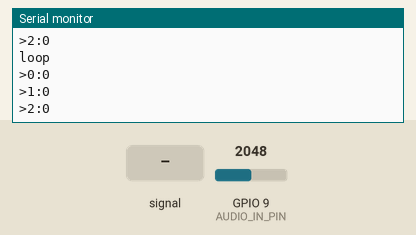
A program run on a simulated ESP32-S2. Parts: the last lines printed to the serial monitor. The inputs (shaded band) are chosen by the test bench; at power-on: GPIO 9 (AUDIO_IN_PIN) = 2048.

Above: at 1.2 s.
1.3 s: GPIO 9 (AUDIO_IN_PIN) fed a 200 Hz sine of ±327 counts around its level
2.8 s: GPIO 9 (AUDIO_IN_PIN) set to 2866
At 2.82 s:
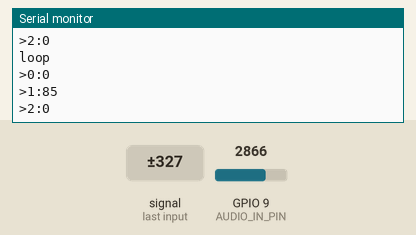
4.3 s: GPIO 9 (AUDIO_IN_PIN) fed a 1000 Hz sine of ±1023 counts around its level
5.8 s: GPIO 9 (AUDIO_IN_PIN) set to 3603
At 5.92 s:
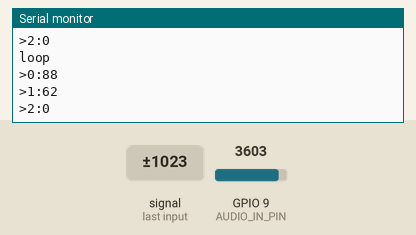
Timing chart, 0 to 8.3 s (numbered marks = the images above; inputs shaded):
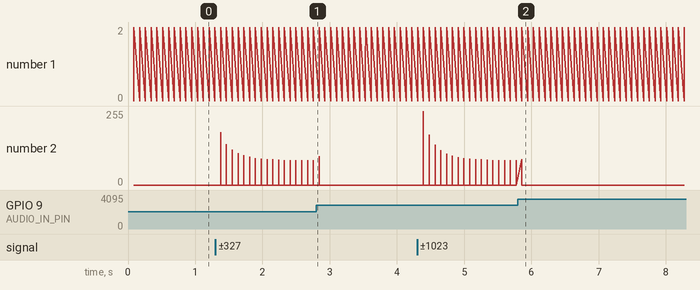

The program:

main.cpp
```cpp
#include <arduinoFFT.h>

#define SAMPLES 512             // Must be a power of 2
#define SAMPLING_FREQ 40000     // Hz, must be 40000 or less due to ADC conversion time. Determines maximum frequency that can be analysed by the FFT Fmax=sampleF/2.
#define AUDIO_IN_PIN GPIO_NUM_9 // Signal in on this pin

#define NOISE 4000 // Used as a crude noise filter, values below this are ignored

// Sampling and FFT stuff
unsigned int sampling_period_us;

const uint8_t BAND_NUM = 3;
int steps[BAND_NUM] = {5, 96, 256};
long bands[BAND_NUM] = {0, 0, 0};
long avgMax[BAND_NUM] = {0, 0, 0};
long noises[BAND_NUM] = {32000, 20000, 4000};

double vReal[SAMPLES];
double vImag[SAMPLES];
unsigned long newTime;
arduinoFFT FFT = arduinoFFT(vReal, vImag, SAMPLES, SAMPLING_FREQ);

void setup()
{
    pinMode(AUDIO_IN_PIN, INPUT);
    Serial.begin(115200);

    sampling_period_us = round(1000000 * (1.0 / SAMPLING_FREQ));
}

void loop()
{
    // Reset bandValues[]
    for (int i = 0; i < BAND_NUM; i++)
    {
        bands[i] = 0;
    }

    // Sample the audio pin
    for (int i = 0; i < SAMPLES; i++)
    {
        newTime = micros();
        vReal[i] = analogRead(AUDIO_IN_PIN); // A conversion takes about 9.7uS on an ESP32
        vImag[i] = 0;
        while ((micros() - newTime) < sampling_period_us)
        { /* chill */
        }
    }

    // ВЫЧИСЛЕНИЕ БПФ
    FFT.DCRemoval();
    FFT.Windowing(FFT_WIN_TYP_HAMMING, FFT_FORWARD);
    FFT.Compute(FFT_FORWARD);
    FFT.ComplexToMagnitude();

    // ГРУППИРОВКА ДАННЫХ ПО ПОЛОСАМ
    long curMax = NOISE << 4;
    for (int i = 2; i < SAMPLES / 2; i++)
    {
        if (i <= 4 && vReal[i] > noises[0])
        {
            bands[0] += (long)vReal[i];
        }
        else if (i > 7 && i < 150 && vReal[i] > noises[1])
        {
            bands[1] += (long)vReal[i];
        }
        else if (i > 200 && vReal[i] > noises[2])
        {
            bands[2] += (long)vReal[i];
        }
    }

    Serial.println("loop");

    // Serial.print(">max:");
    // Serial.println(maxVal / 1000);
    // Serial.printf(">0:%d\n", bands[0] / 1000);
    // Serial.printf(">1:%d\n", bands[1] / 1000);
    // Serial.printf(">2:%d\n", bands[2] / 1000);

    // МАСШТАБИРОВАНИЕ к 0..255
    for (int i = 0; i < BAND_NUM; i++)
    {
        // УСТАНОВКА ЧУВСТВИТЕЛЬНОСТИ ЧЕРЕЗ УСРЕД.МАКС.ЗНАЧЕНИЯ
        curMax = max(noises[i], bands[i]);
        // адаптивный коэф.
        uint8_t k = abs(curMax - avgMax[i]) > 10000 ? 2 : 4;
        // бегущее среднее * 2^(k + 1)
        avgMax[i] += ((curMax << (k + 1)) - avgMax[i]) >> k;
        // восстановленное бегущее среднее
        long maxVal = (avgMax[i] >> (k + 1)) * 3;

        bands[i] = map(constrain(bands[i], 0, maxVal), 0, maxVal, 0, 255);
    }

    // Serial.print(">max:");
    // Serial.println(maxVal / 1000);
    Serial.printf(">0:%d\n", bands[0]);
    Serial.printf(">1:%d\n", bands[1]);
    Serial.printf(">2:%d\n", bands[2]);
}
```

Measured:
- after the input at 5.8 s, the serial monitor: prints a new line after 0.06 s (image 2)
